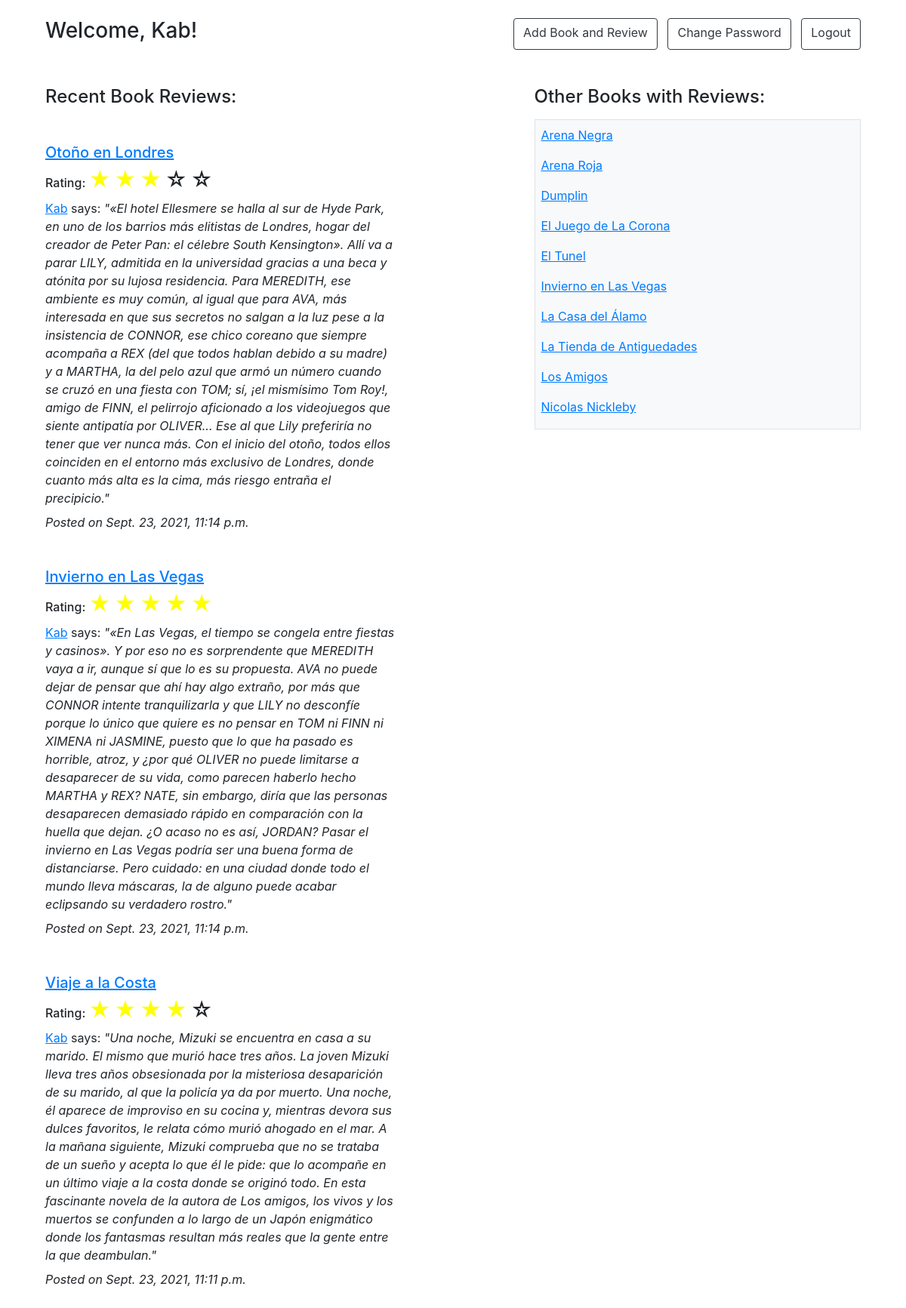
The app's page /libros/ (signed in) with its own data.
### login/models.py (models this page shows)
class User(models.Model):
    id = models.AutoField(primary_key=True)
    nombre = models.CharField(max_length=40)
    alias = models.CharField(max_length=40)
    email = models.CharField(max_length=40)
    password = models.CharField(max_length=20)
    rol = models.PositiveIntegerField(default=1)
    created_at = models.DateTimeField(auto_now_add=True)
    updated_at = models.DateTimeField(auto_now=True)
    objects = UserManager()

class Libro(models.Model):
    id = models.AutoField(primary_key=True)
    titulo = models.CharField(max_length=40)
    autor = models.ForeignKey(Autor, on_delete=CASCADE, related_name="libros")

class Review(models.Model):
    id = models.AutoField(primary_key=True)
    usuario = models.ForeignKey(User, on_delete=CASCADE, related_name="reviewer")
    contenido = models.TextField(default='')
    libro = models.ForeignKey(Libro, on_delete=CASCADE, related_name="librox")
    created_at = models.DateTimeField(auto_now_add=True)
    updated_at = models.DateTimeField(auto_now=True)
    rating = models.IntegerField(default=0)

### home/views.py (the view)
# urls.py: path('libros/', include('home.urls')),
def libros(request):
    if 'user_id' not in request.session:
        return redirect('login')
    context = {
        "active_user": User.objects.get(id=request.session['user_id']),
        "lista_libros": Libro.objects.all().order_by('id').reverse(),
        "lista_libros2": Libro.objects.all().order_by('titulo'),
    }
    return render(request, 'libros.html', context)

### login/templates/libros.html (shortened to what this page needs)
<!DOCTYPE html>
<html lang="en">
<head>
    {% load static %}
    <link rel="stylesheet" href="https://cdn.jsdelivr.net/npm/bootstrap@4.6.0/dist/css/bootstrap.min.css">
</head>
<body>
    <div class="container my-4">
        <div class="container-fluid">
            <div class="row d-flex mb-5">
                <div class="col-lg-6 col-md-7 col-sm-4 d-sm-block">
                    <h3>Welcome, {{active_user.alias}}!</h3>
                </div>
                <div class="col-lg-6 col-md-5 col-sm-4 d-flex justify-content-end">
                    <a class="btn btn-outline-dark" href="{% url 'agregar' %}">Add Book and Review</a> &nbsp; &nbsp;
                    <a class="btn btn-outline-dark" href="{% url 'recuperar' %}">Change Password</a>&nbsp; &nbsp;
                    <a class="btn btn-outline-dark" href="{% url 'logout' %}">Logout</a>
                </div>
            </div>
            <div class="row d-flex mb-5">
                <div class="col-lg-7 col-sm-12">
                    <h4 class="mb-5">Recent Book Reviews:</h4>
                    {% for lista in lista_libros|slice:":3" %}
                    <a href=" /libros/{{lista.id}} ">
                        <h5>
                            <ins>{{lista.titulo}}</ins>
                        </h5>
                    </a>
                    <h6 style="display:inline;">Rating:
                        {% for i in '12345'|make_list %}
                            {% if lista.librox.last.rating >= forloop.counter %}
                                <h3 style="color:yellow; display:inline;">&#9733;</h3>
                            {% else %}
                                <h3 style="display:inline;">&#9734;</h3>
                            {% endif %}
                        {% endfor %}
                    </H6>
                    <P class="w-75 mt-2 mb-2">
                        <a href=""><u>{{lista.librox.last.usuario.alias}}</u></a> says:  <em>{{lista.librox.last.contenido}}</em></p>
                    <p class="mb-5"><em>Posted on {{lista.librox.last.updated_at}}</em></p>
                    {% endfor%}
                </div>
                <div class="col-lg-5 col-sm-9">
                    <h4 class="mb-3 ">Other Books with Reviews:</h4>
                    <div class="h-25 w-100 border border-ligth py-2 px-2 bg-light text-dark overflow-auto ">
                        {% for lista in lista_libros2 %}
                        <a href="/libros/{{lista.id}}">
                            <p><ins>{{lista.titulo}}</ins></p>
                        </a>
                        {% endfor %}
                    </div>
                </div>
            </div>
        </div>
    </div>
</body>
</html>

### records on screen
User: alias "Kab"
Libro: titulo "Otoño en Londres", librox.last.usuario.alias "Kab", librox.last.contenido "\"«El hotel Ellesmere se halla al sur de Hyde Park, en uno de los barrios más elitistas de Londres, hogar del creador de Peter Pan: el célebre South Kensington». Allí va a parar LILY, admitida en la universidad gracias a una beca y atónita por su lujosa residencia. Para MEREDITH, ese ambiente es muy común, al igual que para AVA, más interesada en que sus secretos no salgan a la luz pese a la insistencia de CONNOR, ese chico coreano que siempre acompaña a REX (del que todos hablan debido a su madre) y a MARTHA, la del pelo azul que armó un número cuando se cruzó en una fiesta con TOM; sí, ¡el mismísimo Tom Roy!, amigo de FINN, el pelirrojo aficionado a los videojuegos que siente antipatía por…", librox.last.updated_at "Sept. 23, 2021, 11:14 p.m."
Libro: titulo "Invierno en Las Vegas", librox.last.usuario.alias "Kab", librox.last.contenido "\"«En Las Vegas, el tiempo se congela entre fiestas y casinos». Y por eso no es sorprendente que MEREDITH vaya a ir, aunque sí que lo es su propuesta. AVA no puede dejar de pensar que ahí hay algo extraño, por más que CONNOR intente tranquilizarla y que LILY no desconfíe porque lo único que quiere es no pensar en TOM ni FINN ni XIMENA ni JASMINE, puesto que lo que ha pasado es horrible, atroz, y ¿por qué OLIVER no puede limitarse a desaparecer de su vida, como parecen haberlo hecho MARTHA y REX? NATE, sin embargo, diría que las personas desaparecen demasiado rápido en comparación con la huella que dejan. ¿O acaso no es así, JORDAN? Pasar el invierno en Las Vegas podría ser una buena forma de…", librox.last.updated_at "Sept. 23, 2021, 11:14 p.m."
Libro: titulo "Viaje a la Costa", librox.last.usuario.alias "Kab", librox.last.contenido "\"Una noche, Mizuki se encuentra en casa a su marido. El mismo que murió hace tres años. La joven Mizuki lleva tres años obsesionada por la misteriosa desaparición de su marido, al que la policía ya da por muerto. Una noche, él aparece de improviso en su cocina y, mientras devora sus dulces favoritos, le relata cómo murió ahogado en el mar. A la mañana siguiente, Mizuki comprueba que no se trataba de un sueño y acepta lo que él le pide: que lo acompañe en un último viaje a la costa donde se originó todo. En esta fascinante novela de la autora de Los amigos, los vivos y los muertos se confunden a lo largo de un Japón enigmático donde los fantasmas resultan más reales que la gente entre la que…", librox.last.updated_at "Sept. 23, 2021, 11:11 p.m."
Libro: titulo "Arena Negra"
Libro: titulo "Arena Roja"
Libro: titulo "Dumplin"
Libro: titulo "El Juego de La Corona"
Libro: titulo "El Tunel"
Libro: titulo "La Casa del Álamo"
Libro: titulo "La Tienda de Antiguedades"
Libro: titulo "Los Amigos"
Libro: titulo "Nicolas Nickleby"
